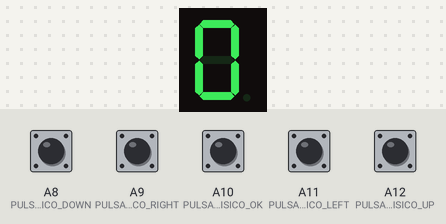
This sketch was run on a simulated Arduino Mega 2560, built with avr-gcc and run on an emulated ATmega2560. Shown: 1-digit seven-segment display. Wiring (inferred from the names in the program): 1-digit 7-segment display, segments lit when HIGH: segments pin 17, pin 25, pin 16, pin 15, pin 14, pin 22, pin 24. The test bench sets the inputs (shaded band); at power-on: A8 (PULSADOR_FISICO_DOWN), A9 (PULSADOR_FISICO_RIGHT), A10 (PULSADOR_FISICO_OK), A11 (PULSADOR_FISICO_LEFT), A12 (PULSADOR_FISICO_UP) HIGH. The segment pins are drawn as the display they are named for.

Above: at 1.2 s.
1.3 s: A11 (PULSADOR_FISICO_LEFT) pulled LOW for 0.15 s
At 2.1 s:
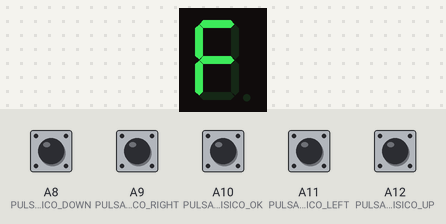
2.9 s: A11 (PULSADOR_FISICO_LEFT) pulled LOW for 1 s
At 4.6 s:
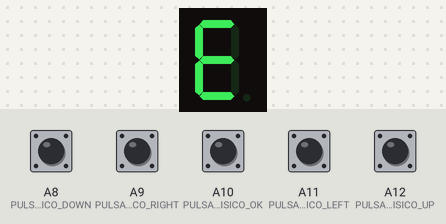
5.4 s: A11 (PULSADOR_FISICO_LEFT) pulled LOW for 0.15 s
At 6.4 s:
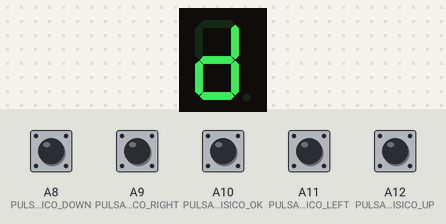
7.1 s: A11 (PULSADOR_FISICO_LEFT) pulled LOW for 0.15 s
At 7.7 s:
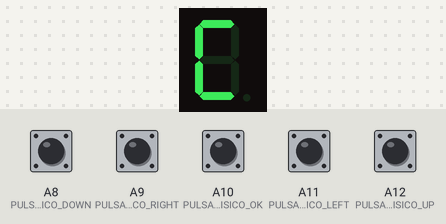
8.8 s: A9 (PULSADOR_FISICO_RIGHT) pulled LOW for 0.15 s
At 10.2 s:
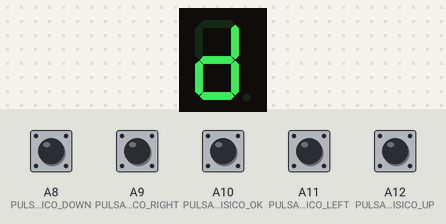
10.5 s: A9 (PULSADOR_FISICO_RIGHT) pulled LOW for 1 s
At 12.8 s:
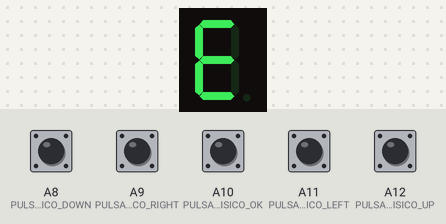
Timing chart, 0 to 14.0 s (numbered marks = the images above; inputs shaded):
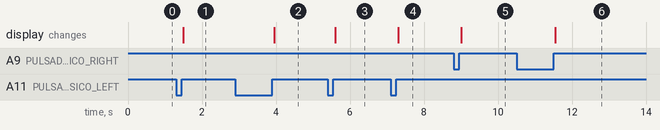

The sketch:

display7segmentos.ino
```cpp
// plaquita: Arduino mega 2560

#include "src/Display7segmentos/Display7segmentos.h"
#include "src/Pulsadores/Pulsadores.h"

uint8_t contador = 0;

void setup()
{
  display7segmentos_init();
  pulsadores_init();
  display7segmentos_print(contador);
}

void loop()
{
  pulsadores_polling();

  if (isLeftClicked())
  {
    // no dejamos negativos. Si llegamos al 0, volvemos al 15
    if (contador > 0)
    {
      contador--;
    }
    else
    {
      contador = 15;
    }

    display7segmentos_print(contador);
  }

  if (isRightClicked())
  {
    contador++;
    contador %= 16; // del 0 al 15
    display7segmentos_print(contador);
  }
}
```

Display7segmentos.cpp
```cpp
#include <Arduino.h>
#include "Display7segmentos.h"

void display7segmentos_init(void)
{
    pinMode(DISPLAY_7SEG_A, OUTPUT);
    pinMode(DISPLAY_7SEG_B, OUTPUT);
    pinMode(DISPLAY_7SEG_C, OUTPUT);
    pinMode(DISPLAY_7SEG_D, OUTPUT);
    pinMode(DISPLAY_7SEG_E, OUTPUT);
    pinMode(DISPLAY_7SEG_F, OUTPUT);
    pinMode(DISPLAY_7SEG_G, OUTPUT);

    display7segmentos_off();
}

void display7segmentos_off(void)
{
    digitalWrite(DISPLAY_7SEG_A, LOW);
    digitalWrite(DISPLAY_7SEG_B, LOW);
    digitalWrite(DISPLAY_7SEG_C, LOW);
    digitalWrite(DISPLAY_7SEG_D, LOW);
    digitalWrite(DISPLAY_7SEG_E, LOW);
    digitalWrite(DISPLAY_7SEG_F, LOW);
    digitalWrite(DISPLAY_7SEG_G, LOW);
}

void display7segmentos_print(uint8_t numero)
{
    digitalWrite(DISPLAY_7SEG_A, LOW); // reseteamos todo el display, así ahorramos código después
    digitalWrite(DISPLAY_7SEG_B, LOW);
    digitalWrite(DISPLAY_7SEG_C, LOW);
    digitalWrite(DISPLAY_7SEG_D, LOW);
    digitalWrite(DISPLAY_7SEG_E, LOW);
    digitalWrite(DISPLAY_7SEG_F, LOW);
    digitalWrite(DISPLAY_7SEG_G, LOW);

    switch (numero)
    {
    case 0:
        digitalWrite(DISPLAY_7SEG_A, HIGH);
        digitalWrite(DISPLAY_7SEG_B, HIGH);
        digitalWrite(DISPLAY_7SEG_C, HIGH);
        digitalWrite(DISPLAY_7SEG_D, HIGH);
        digitalWrite(DISPLAY_7SEG_E, HIGH);
        digitalWrite(DISPLAY_7SEG_F, HIGH);
        break;

    case 1:
        digitalWrite(DISPLAY_7SEG_B, HIGH);
        digitalWrite(DISPLAY_7SEG_C, HIGH);
        break;

    case 2:
        digitalWrite(DISPLAY_7SEG_A, HIGH);
        digitalWrite(DISPLAY_7SEG_B, HIGH);
        digitalWrite(DISPLAY_7SEG_D, HIGH);
        digitalWrite(DISPLAY_7SEG_E, HIGH);
        digitalWrite(DISPLAY_7SEG_G, HIGH);
        break;

    case 3:
        digitalWrite(DISPLAY_7SEG_A, HIGH);
        digitalWrite(DISPLAY_7SEG_B, HIGH);
        digitalWrite(DISPLAY_7SEG_C, HIGH);
        digitalWrite(DISPLAY_7SEG_D, HIGH);
        digitalWrite(DISPLAY_7SEG_G, HIGH);
        break;

    case 4:
        digitalWrite(DISPLAY_7SEG_B, HIGH);
        digitalWrite(DISPLAY_7SEG_C, HIGH);
        digitalWrite(DISPLAY_7SEG_F, HIGH);
        digitalWrite(DISPLAY_7SEG_G, HIGH);
        break;

    case 5:
        digitalWrite(DISPLAY_7SEG_A, HIGH);
        digitalWrite(DISPLAY_7SEG_C, HIGH);
        digitalWrite(DISPLAY_7SEG_D, HIGH);
        digitalWrite(DISPLAY_7SEG_F, HIGH);
        digitalWrite(DISPLAY_7SEG_G, HIGH);
        break;

    case 6:
        digitalWrite(DISPLAY_7SEG_A, HIGH);
        digitalWrite(DISPLAY_7SEG_C, HIGH);
        digitalWrite(DISPLAY_7SEG_D, HIGH);
        digitalWrite(DISPLAY_7SEG_E, HIGH);
        digitalWrite(DISPLAY_7SEG_F, HIGH);
        digitalWrite(DISPLAY_7SEG_G, HIGH);
        break;

    case 7:
        digitalWrite(DISPLAY_7SEG_A, HIGH);
        digitalWrite(DISPLAY_7SEG_B, HIGH);
        digitalWrite(DISPLAY_7SEG_C, HIGH);
        break;

    case 8:
        digitalWrite(DISPLAY_7SEG_A, HIGH);
        digitalWrite(DISPLAY_7SEG_B, HIGH);
        digitalWrite(DISPLAY_7SEG_C, HIGH);
        digitalWrite(DISPLAY_7SEG_D, HIGH);
        digitalWrite(DISPLAY_7SEG_E, HIGH);
        digitalWrite(DISPLAY_7SEG_F, HIGH);
        digitalWrite(DISPLAY_7SEG_G, HIGH);
        break;

    case 9:
        digitalWrite(DISPLAY_7SEG_A, HIGH);
        digitalWrite(DISPLAY_7SEG_B, HIGH);
        digitalWrite(DISPLAY_7SEG_C, HIGH);
        digitalWrite(DISPLAY_7SEG_F, HIGH);
        digitalWrite(DISPLAY_7SEG_G, HIGH);
        break;

    case 10:
        digitalWrite(DISPLAY_7SEG_A, HIGH);
        digitalWrite(DISPLAY_7SEG_B, HIGH);
        digitalWrite(DISPLAY_7SEG_C, HIGH);
        digitalWrite(DISPLAY_7SEG_E, HIGH);
        digitalWrite(DISPLAY_7SEG_F, HIGH);
        digitalWrite(DISPLAY_7SEG_G, HIGH);
        break;

    case 11:
        digitalWrite(DISPLAY_7SEG_C, HIGH);
        digitalWrite(DISPLAY_7SEG_D, HIGH);
        digitalWrite(DISPLAY_7SEG_E, HIGH);
        digitalWrite(DISPLAY_7SEG_F, HIGH);
        digitalWrite(DISPLAY_7SEG_G, HIGH);
        break;

    case 12:
        digitalWrite(DISPLAY_7SEG_A, HIGH);
        digitalWrite(DISPLAY_7SEG_D, HIGH);
        digitalWrite(DISPLAY_7SEG_E, HIGH);
        digitalWrite(DISPLAY_7SEG_F, HIGH);
        break;

    case 13:
        digitalWrite(DISPLAY_7SEG_B, HIGH);
        digitalWrite(DISPLAY_7SEG_C, HIGH);
        digitalWrite(DISPLAY_7SEG_D, HIGH);
        digitalWrite(DISPLAY_7SEG_E, HIGH);
        digitalWrite(DISPLAY_7SEG_G, HIGH);
        break;

    case 14:
        digitalWrite(DISPLAY_7SEG_A, HIGH);
        digitalWrite(DISPLAY_7SEG_D, HIGH);
        digitalWrite(DISPLAY_7SEG_E, HIGH);
        digitalWrite(DISPLAY_7SEG_F, HIGH);
        digitalWrite(DISPLAY_7SEG_G, HIGH);
        break;

    case 15:
        digitalWrite(DISPLAY_7SEG_A, HIGH);
        digitalWrite(DISPLAY_7SEG_E, HIGH);
        digitalWrite(DISPLAY_7SEG_F, HIGH);
        digitalWrite(DISPLAY_7SEG_G, HIGH);
        break;

    default:
        break;
    }
}
```

Display7segmentos.h
```cpp
#ifndef DISPLAY_7_SEGMENTOS
#define DISPLAY_7_SEGMENTOS

#include <Arduino.h>

#define DISPLAY_7SEG_A 17
#define DISPLAY_7SEG_B 25
#define DISPLAY_7SEG_C 16
#define DISPLAY_7SEG_D 15
#define DISPLAY_7SEG_E 14
#define DISPLAY_7SEG_F 22
#define DISPLAY_7SEG_G 24

void display7segmentos_init(void);
void display7segmentos_off(void);
void display7segmentos_print(uint8_t numero);

#endif
```

Pulsadores.cpp
```cpp
#include <Arduino.h>
#include "Pulsadores.h"

// Variables estáticas para gestión de pulsadores
static pulsadores_state_t buttons = {
    .up = {false, false, 0},
    .down = {false, false, 0},
    .left = {false, false, 0},
    .right = {false, false, 0},
    .ok = {false, false, 0}};

// Array para facilitar el acceso por índice
static const uint8_t buttonPins[] = {
    PULSADOR_FISICO_UP,
    PULSADOR_FISICO_DOWN,
    PULSADOR_FISICO_LEFT,
    PULSADOR_FISICO_RIGHT,
    PULSADOR_FISICO_OK};

static const uint8_t NUM_BUTTONS = 5;

// Función auxiliar para obtener el estado de un pulsador por pin
static button_state_t *getButtonState(uint8_t pin)
{
    switch (pin)
    {
    case PULSADOR_FISICO_UP:
        return &buttons.up;
    case PULSADOR_FISICO_DOWN:
        return &buttons.down;
    case PULSADOR_FISICO_LEFT:
        return &buttons.left;
    case PULSADOR_FISICO_RIGHT:
        return &buttons.right;
    case PULSADOR_FISICO_OK:
        return &buttons.ok;
    default:
        return nullptr;
    }
}

void pulsadores_init(void)
{
    // Configurar todos los pines como entradas con pull-up
    pinMode(PULSADOR_FISICO_UP, INPUT_PULLUP);
    pinMode(PULSADOR_FISICO_DOWN, INPUT_PULLUP);
    pinMode(PULSADOR_FISICO_LEFT, INPUT_PULLUP);
    pinMode(PULSADOR_FISICO_RIGHT, INPUT_PULLUP);
    pinMode(PULSADOR_FISICO_OK, INPUT_PULLUP);

    // Leer estado inicial para evitar falsos clicks al inicio
    pulsadores_polling();
}

void pulsadores_polling(void)
{
    unsigned long currentTime = millis();

    // Procesar cada pulsador
    for (int i = 0; i < NUM_BUTTONS; i++)
    {
        uint8_t pin = buttonPins[i];
        button_state_t *btn = getButtonState(pin);

        if (btn == nullptr)
            continue;

        // Leer estado actual (LOW = presionado por pull-up)
        bool currentPressed = (digitalRead(pin) == LOW);

        // Gestión de debounce
        if (currentPressed != btn->lastState)
        {
            btn->lastDebounceTime = currentTime;
        }

        if ((currentTime - btn->lastDebounceTime) > BUTTON_DEBOUNCE_DELAY)
        {
            if (currentPressed != btn->pressed)
            {
                btn->pressed = currentPressed;
            }
        }

        // Guardar último estado para próxima iteración
        btn->lastState = currentPressed;
    }
}

bool button_isPressed(uint8_t buttonPin)
{
    button_state_t *btn = getButtonState(buttonPin);
    if (btn == nullptr)
        return false;
    return btn->pressed;
}

bool button_isClicked(uint8_t buttonPin)
{
    // Para detectar click, necesitamos mantener un estado estático por cada botón
    static bool wasPressed[5] = {false};
    static uint8_t buttonIndex[5] = {0};

    // Encontrar el índice del botón
    int idx = -1;
    for (int i = 0; i < NUM_BUTTONS; i++)
    {
        if (buttonPins[i] == buttonPin)
        {
            idx = i;
            break;
        }
    }

    if (idx == -1)
        return false;

    button_state_t *btn = getButtonState(buttonPin);
    if (btn == nullptr)
        return false;

    bool currentPressed = btn->pressed;
    bool clicked = false;

    // Detectar cuando se suelta el pulsador (transición de presionado a liberado)
    if (wasPressed[idx] == true && currentPressed == false)
    {
        clicked = true;
    }

    wasPressed[idx] = currentPressed;
    return clicked;
}

bool button_isReleased(uint8_t buttonPin)
{
    button_state_t *btn = getButtonState(buttonPin);
    if (btn == nullptr)
        return false;
    return !btn->pressed;
}

// ========== Funciones específicas para cada pulsador ==========

bool isUpPressed(void)
{
    return button_isPressed(PULSADOR_FISICO_UP);
}

bool isUpClicked(void)
{
    return button_isClicked(PULSADOR_FISICO_UP);
}

bool isDownPressed(void)
{
    return button_isPressed(PULSADOR_FISICO_DOWN);
}

bool isDownClicked(void)
{
    return button_isClicked(PULSADOR_FISICO_DOWN);
}

bool isLeftPressed(void)
{
    return button_isPressed(PULSADOR_FISICO_LEFT);
}

bool isLeftClicked(void)
{
    return button_isClicked(PULSADOR_FISICO_LEFT);
}

bool isRightPressed(void)
{
    return button_isPressed(PULSADOR_FISICO_RIGHT);
}

bool isRightClicked(void)
{
    return button_isClicked(PULSADOR_FISICO_RIGHT);
}

bool isCenterPressed(void)
{
    return button_isPressed(PULSADOR_FISICO_OK);
}

bool isCenterClicked(void)
{
    return button_isClicked(PULSADOR_FISICO_OK);
}

// ========== Funciones auxiliares ==========

uint8_t getAnyButtonPressed(void)
{
    for (int i = 0; i < NUM_BUTTONS; i++)
    {
        if (button_isPressed(buttonPins[i]))
        {
            return buttonPins[i];
        }
    }
    return 0; // Ningún botón presionado
}

uint8_t getAnyButtonClicked(void)
{
    for (int i = 0; i < NUM_BUTTONS; i++)
    {
        if (button_isClicked(buttonPins[i]))
        {
            return buttonPins[i];
        }
    }
    return 0; // Ningún botón clickeado
}
```

Pulsadores.h
```cpp
#ifndef _PULSADORES_
#define _PULSADORES_

#include <Arduino.h>

#define PULSADOR_FISICO_UP A12
#define PULSADOR_FISICO_DOWN A8
#define PULSADOR_FISICO_LEFT A11
#define PULSADOR_FISICO_RIGHT A9
#define PULSADOR_FISICO_OK A10

#define PULSADOR_UP 1
#define PULSADOR_DOWN 2
#define PULSADOR_LEFT 3
#define PULSADOR_RIGHT 4
#define PULSADOR_OK 5

// Configuración de debounce (ms)
#define BUTTON_DEBOUNCE_DELAY 50

// Estructura para almacenar el estado de un pulsador
typedef struct
{
    bool pressed;                   // Estado actual presionado
    bool lastState;                 // Último estado para detección de flancos
    unsigned long lastDebounceTime; // Último tiempo para debounce
} button_state_t;

// Estructura para todos los pulsadores
typedef struct
{
    button_state_t up;
    button_state_t down;
    button_state_t left;
    button_state_t right;
    button_state_t ok;
} pulsadores_state_t;

// Inicialización
void pulsadores_init(void);

// Actualización de estados (llamar en el loop)
void pulsadores_polling(void);

// Funciones para consultar estados
bool button_isPressed(uint8_t buttonPin);
bool button_isClicked(uint8_t buttonPin);
bool button_isReleased(uint8_t buttonPin);

// Funciones específicas para cada pulsador (más cómodo)
bool isUpPressed(void);
bool isUpClicked(void);
bool isDownPressed(void);
bool isDownClicked(void);
bool isLeftPressed(void);
bool isLeftClicked(void);
bool isRightPressed(void);
bool isRightClicked(void);
bool isCenterPressed(void);
bool isCenterClicked(void);

// Función para obtener cualquier pulsador presionado (útil para menús)
uint8_t getAnyButtonPressed(void);
uint8_t getAnyButtonClicked(void);

#endif
```

Measured:
- after the input at 1.3 s, the display: changes after 0.20 s (image 1)
- after the input at 2.9 s, the display: changes after 1.1 s (image 2)
- after the input at 5.4 s, the display: changes after 0.20 s (image 3)
- after the input at 7.1 s, the display: changes after 0.20 s (image 4)
- after the input at 8.8 s, the display: changes after 0.20 s (image 5)
- after the input at 10.5 s, the display: changes after 1.1 s (image 6)
